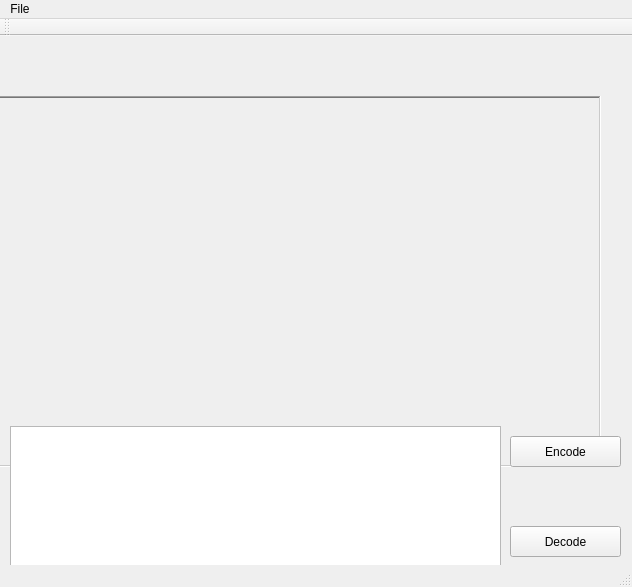
<?xml version="1.0" encoding="UTF-8"?>
<ui version="4.0">
 <class>BMPOtherEndClass</class>
 <widget class="QMainWindow" name="BMPOtherEndClass">
  <property name="geometry">
   <rect>
    <x>0</x>
    <y>0</y>
    <width>632</width>
    <height>587</height>
   </rect>
  </property>
  <property name="windowTitle">
   <string>BMPOtherEnd</string>
  </property>
  <widget class="QWidget" name="centralWidget">
   <widget class="QLabel" name="pictureLabel">
    <property name="geometry">
     <rect>
      <x>-10</x>
      <y>60</y>
      <width>611</width>
      <height>371</height>
     </rect>
    </property>
    <property name="frameShape">
     <enum>QFrame::WinPanel</enum>
    </property>
    <property name="frameShadow">
     <enum>QFrame::Sunken</enum>
    </property>
    <property name="text">
     <string/>
    </property>
    <property name="scaledContents">
     <bool>true</bool>
    </property>
   </widget>
   <widget class="QPushButton" name="encode">
    <property name="geometry">
     <rect>
      <x>510</x>
      <y>400</y>
      <width>111</width>
      <height>31</height>
     </rect>
    </property>
    <property name="text">
     <string>Encode</string>
    </property>
   </widget>
   <widget class="QPushButton" name="decode">
    <property name="geometry">
     <rect>
      <x>510</x>
      <y>490</y>
      <width>111</width>
      <height>31</height>
     </rect>
    </property>
    <property name="text">
     <string>Decode</string>
    </property>
   </widget>
   <widget class="SteganoTextEdit" name="plainTextEdit">
    <property name="geometry">
     <rect>
      <x>10</x>
      <y>390</y>
      <width>491</width>
      <height>141</height>
     </rect>
    </property>
    <property name="cursor" stdset="0">
     <cursorShape>IBeamCursor</cursorShape>
    </property>
    <property name="frameShadow">
     <enum>QFrame::Sunken</enum>
    </property>
   </widget>
  </widget>
  <widget class="QMenuBar" name="menuBar">
   <property name="geometry">
    <rect>
     <x>0</x>
     <y>0</y>
     <width>632</width>
     <height>21</height>
    </rect>
   </property>
   <widget class="QMenu" name="menuFile">
    <property name="title">
     <string>File</string>
    </property>
    <addaction name="actionOpen"/>
    <addaction name="actionSave"/>
    <addaction name="separator"/>
    <addaction name="actionExit"/>
   </widget>
   <addaction name="menuFile"/>
  </widget>
  <widget class="QToolBar" name="mainToolBar">
   <attribute name="toolBarArea">
    <enum>TopToolBarArea</enum>
   </attribute>
   <attribute name="toolBarBreak">
    <bool>false</bool>
   </attribute>
  </widget>
  <widget class="QStatusBar" name="statusBar"/>
  <action name="actionOpen">
   <property name="text">
    <string>Open...</string>
   </property>
  </action>
  <action name="actionExit">
   <property name="text">
    <string>Exit</string>
   </property>
  </action>
  <action name="actionSave">
   <property name="text">
    <string>Save...</string>
   </property>
  </action>
 </widget>
 <layoutdefault spacing="6" margin="11"/>
 <customwidgets>
  <customwidget>
   <class>SteganoTextEdit</class>
   <extends>QPlainTextEdit</extends>
   <header>SteganoTextEdit.hpp</header>
   <slots>
    <signal>sendText(char*)</signal>
    <slot>read(uchar*,int*,int*)</slot>
    <slot>write()</slot>
   </slots>
  </customwidget>
 </customwidgets>
 <resources>
  <include location="BMPOtherEnd.qrc"/>
 </resources>
 <connections>
  <connection>
   <sender>actionOpen</sender>
   <signal>triggered()</signal>
   <receiver>BMPOtherEndClass</receiver>
   <slot>loadFile()</slot>
   <hints>
    <hint type="sourcelabel">
     <x>-1</x>
     <y>-1</y>
    </hint>
    <hint type="destinationlabel">
     <x>315</x>
     <y>293</y>
    </hint>
   </hints>
  </connection>
  <connection>
   <sender>actionSave</sender>
   <signal>triggered()</signal>
   <receiver>BMPOtherEndClass</receiver>
   <slot>saveFile()</slot>
   <hints>
    <hint type="sourcelabel">
     <x>-1</x>
     <y>-1</y>
    </hint>
    <hint type="destinationlabel">
     <x>315</x>
     <y>293</y>
    </hint>
   </hints>
  </connection>
  <connection>
   <sender>actionExit</sender>
   <signal>triggered()</signal>
   <receiver>BMPOtherEndClass</receiver>
   <slot>close()</slot>
   <hints>
    <hint type="sourcelabel">
     <x>-1</x>
     <y>-1</y>
    </hint>
    <hint type="destinationlabel">
     <x>315</x>
     <y>293</y>
    </hint>
   </hints>
  </connection>
  <connection>
   <sender>BMPOtherEndClass</sender>
   <signal>sendPixmap(QPixmap)</signal>
   <receiver>pictureLabel</receiver>
   <slot>setPixmap(QPixmap)</slot>
   <hints>
    <hint type="sourcelabel">
     <x>631</x>
     <y>395</y>
    </hint>
    <hint type="destinationlabel">
     <x>579</x>
     <y>252</y>
    </hint>
   </hints>
  </connection>
  <connection>
   <sender>BMPOtherEndClass</sender>
   <signal>sendImageData(uchar*,int*,int*)</signal>
   <receiver>plainTextEdit</receiver>
   <slot>read(uchar*,int*,int*)</slot>
   <hints>
    <hint type="sourcelabel">
     <x>594</x>
     <y>499</y>
    </hint>
    <hint type="destinationlabel">
     <x>475</x>
     <y>478</y>
    </hint>
   </hints>
  </connection>
  <connection>
   <sender>decode</sender>
   <signal>clicked()</signal>
   <receiver>BMPOtherEndClass</receiver>
   <slot>read()</slot>
   <hints>
    <hint type="sourcelabel">
     <x>563</x>
     <y>530</y>
    </hint>
    <hint type="destinationlabel">
     <x>513</x>
     <y>564</y>
    </hint>
   </hints>
  </connection>
  <connection>
   <sender>plainTextEdit</sender>
   <signal>sendText(char*)</signal>
   <receiver>BMPOtherEndClass</receiver>
   <slot>write(char*)</slot>
   <hints>
    <hint type="sourcelabel">
     <x>400</x>
     <y>489</y>
    </hint>
    <hint type="destinationlabel">
     <x>565</x>
     <y>482</y>
    </hint>
   </hints>
  </connection>
  <connection>
   <sender>encode</sender>
   <signal>clicked()</signal>
   <receiver>plainTextEdit</receiver>
   <slot>write()</slot>
   <hints>
    <hint type="sourcelabel">
     <x>520</x>
     <y>458</y>
    </hint>
    <hint type="destinationlabel">
     <x>425</x>
     <y>463</y>
    </hint>
   </hints>
  </connection>
 </connections>
 <slots>
  <signal>sendPixmap(QPixmap)</signal>
  <signal>sendImageData(uchar*,int*,int*)</signal>
  <slot>loadFile()</slot>
  <slot>saveFile()</slot>
  <slot>read()</slot>
  <slot>write(char*)</slot>
 </slots>
</ui>
